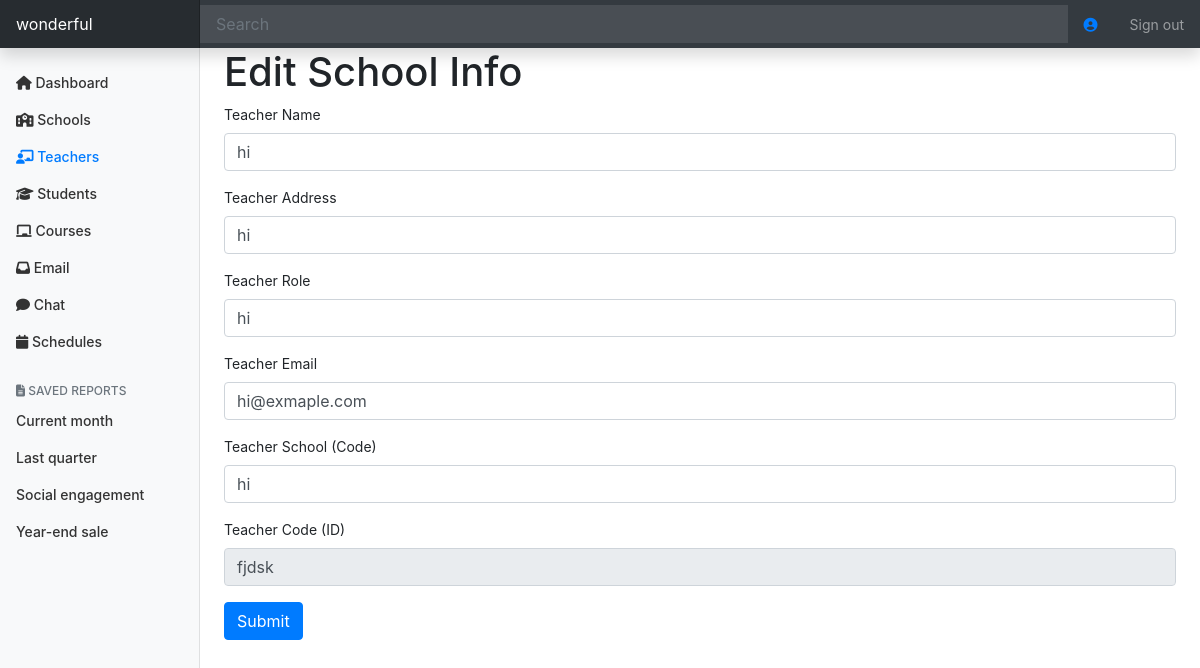
The page /district-admin/world/edit/teacher/fjdsk (signed in) on the database its author committed.
### tables this page shows
CREATE TABLE "districts" (
	"district_id"	INTEGER PRIMARY KEY AUTOINCREMENT,
	"name"	TEXT,
	"motto"	TEXT,
	"logo"	TEXT,
	"address"	TEXT,
	"code"	TEXT
);

CREATE TABLE "users" (
	"user_id"	INTEGER PRIMARY KEY AUTOINCREMENT,
	"school_id"	INTEGER,
	"name"	TEXT,
	"username"	TEXT,
	"password"	TEXT,
	"role"	TEXT,
	"district_id"	INTEGER,
	"email"	TEXT,
	"verification"	TEXT,
	"address"	TEXT,
	"role_description"	INTEGER,
	"code"	TEXT
);

CREATE TABLE "schools" (
	"school_id"	INTEGER PRIMARY KEY AUTOINCREMENT,
	"district_id"	INTEGER,
	"name"	TEXT,
	"address"	TEXT,
	"description"	TEXT,
	"code"	TEXT
);

### app.py (the view)
@app.route("/district-admin/<string:d_code>/edit/teacher/<string:t_code>",
           methods=["GET", "POST"])
def edit_teacher(d_code, t_code):
    user_info = c.execute("SELECT * FROM users WHERE user_id=:user_id", {
        "user_id": session.get("user_id")
    }).fetchall()
    try:
        district = c.execute("SELECT * FROM districts WHERE code=:code", {
            "code": d_code
        }).fetchall()[0][0]
    except IndexError:
        abort(403)
    d_id = c.execute("SELECT district_id FROM districts WHERE code=:code", {
        "code": d_code
    }).fetchall()[0][0]
    try:
        t_id = c.execute(
            "SELECT * FROM users WHERE role='teacher' AND district_id=:d_id AND code=:t_code",
            {
                "d_id": d_id,
                "t_code": t_code
            }).fetchall()[0][0]
    except IndexError:
        return render_template(
            "error.html",
            title="No Teacher Code Found",
            details="No teacher code, please double check. Thanks")
    if request.method == "POST":
        try:
            s_id = c.execute("SELECT school_id FROM schools WHERE code=:code",
                             {
                                 "code": request.form.get("s_code")
                             }).fetchall()[0][0]
        except IndexError:
            return render_template(
                "error.html",
                title="No School Found",
                detail=
                "System didn't found the school code that you substitute in. Please double check.",
                url=f"/district-admin/{d_code}")
        c.execute(
            "UPDATE users SET name=:name, address=:address, role_description=:role_description, email=:email, school_id=:school_id WHERE role='teacher' AND district_id=:district_id AND code=:code",
            {
                "name": request.form.get("name"),
                "address": request.form.get("address"),
                "role_description": request.form.get("role"),
                "email": request.form.get("email"),
                "school_id": s_id,
                "district_id": d_id,
                "code": t_code
            })
        conn.commit()
        return redirect(f"/district-admin/{d_code}/teachers")
    else:
        teacher = c.execute(
            "SELECT * FROM users WHERE role='teacher' AND district_id=:d_id AND code=:t_code",
            {
                "d_id": d_id,
                "t_code": t_code
            }).fetchall()[0]
        print(teacher)
        name = teacher[2]
        address = teacher[9]
        role = teacher[10]
        email = teacher[3]
        s_id = teacher[1]
        s_code = c.execute("SELECT code FROM schools WHERE school_id=:s_id", {
            "s_id": s_id
        }).fetchall()[0][0]
        t_code = teacher[11]
        result = [name, address, role, email, s_code, t_code]
        return render_template("district-admin/edit-teacher.html",
                               teacher=result)

### templates/district-admin/edit-teacher.html (shortened to what this page needs)
{% extends "district-admin/dashboard-layout.html" %}
{% block main %}
    <h1>Edit School Info</h1>
    <form action="/district-admin/{{ session['district_code'] }}/edit/teacher/{{ teacher[5] }}" method="POST">
        <div class="form-group">
            <label for="exampleInputEmail1">Teacher Name</label>
            <input type="text" class="form-control" id="exampleInputEmail1" aria-describedby="emailHelp" name="name" value="{{ teacher[0] }}" required>
        </div>
        <div class="form-group">
            <label for="exampleInputEmail1">Teacher Address</label>
            <input type="text" class="form-control" id="exampleInputEmail1" aria-describedby="emailHelp" name="address" value="{{ teacher[1] }}" required>
        </div>
        <div class="form-group">
            <label for="exampleInputEmail1">Teacher Role</label>
            <input type="text" class="form-control" id="exampleInputEmail1" aria-describedby="emailHelp" name="role" value="{{ teacher[2] }}" required>
        </div>
        <div class="form-group">
            <label for="exampleInputEmail1">Teacher Email</label>
            <input type="email" class="form-control" id="exampleInputEmail1" aria-describedby="emailHelp" name="email" value="{{ teacher[3] }}" required>
        </div>
        <div class="form-group">
            <label for="exampleInputEmail1">Teacher School (Code)</label>
            <input type="text" class="form-control" id="exampleInputEmail1" aria-describedby="emailHelp" name="s_code" value="{{ teacher[4] }}" required>
        </div>
        <div class="form-group">
            <label for="exampleInputEmail1">Teacher Code (ID)</label>
            <input type="text" class="form-control" id="exampleInputEmail1" aria-describedby="emailHelp" name="t_code" value="{{ teacher[5] }}" required readonly>
        </div>
        <button type="submit" class="btn btn-primary">Submit</button>
    </form>
{% endblock %}

### templates/district-admin/dashboard-layout.html (shortened to what this page needs)
<!doctype html>
<html lang="en">
  <head>
    <link rel="stylesheet" href="https://stackpath.bootstrapcdn.com/bootstrap/4.5.0/css/bootstrap.min.css">
    <link href="/static/district-admin-dashboard.css" rel="stylesheet">
  </head>
  <body>
    <nav class="navbar navbar-dark sticky-top bg-dark flex-md-nowrap p-0 shadow">
  <a class="navbar-brand col-md-3 col-lg-2 mr-0 px-3" href="/district-admin/{{ session['district_code'] }}">{{ session["district_name"] }}</a>
  <input class="form-control form-control-dark w-100" type="text" placeholder="Search" aria-label="Search">
  <a class="nav-link" href="/profile"><i class="fas fa-user-circle"></i></a>
  <ul class="navbar-nav px-3">
    <li class="nav-item text-nowrap">
      <a class="nav-link" href="/logout">Sign out</a>
    </li>
  </ul>
</nav>
<div class="container-fluid">
  <div class="row">
    <nav id="sidebarMenu" class="col-md-3 col-lg-2 d-md-block bg-light sidebar collapse">
      <div class="sidebar-sticky pt-3">
        <ul class="nav flex-column">
          <li class="nav-item">
            <a class="nav-link" href="/district-admin/{{ session['district_code'] }}" id="dashboard">
                <i class="fas fa-home"></i>
              Dashboard <span class="sr-only">(current)</span>
            </a>
          </li>
          <li class="nav-item">
            <a class="nav-link" href="/district-admin/{{ session['district_code'] }}/schools" id="schools">
                <i class="fas fa-school"></i>
               Schools
            </a>
          </li>
          <li class="nav-item">
            <a class="nav-link" href="/district-admin/{{ session['district_code'] }}/teachers" id="teachers">
                <i class="fas fa-chalkboard-teacher"></i>
              Teachers
            </a>
          </li>
          <li class="nav-item">
            <a class="nav-link" href="/district-admin/{{ session['district_code'] }}/students" id="students">
                <i class="fas fa-graduation-cap"></i>
              Students
            </a>
          </li>
          <li class="nav-item">
            <a class="nav-link" href="/district-admin/{{ session['district_code'] }}/courses" id="courses">
              <i class="fas fa-chalkboard"></i>
              Courses
            </a>
          </li>
          <li class="nav-item">
            <a class="nav-link" href="/email" id="email">
              <i class="fas fa-inbox"></i>
              Email
            </a>
          </li>
          <li class="nav-item">
            <a class="nav-link" href="/chat" id="chat">
              <i class="fas fa-comment"></i>
              Chat
            </a>
          </li>
          <li class="nav-item">
            <a class="nav-link" href="/district-admin/{{ session['district_code'] }}/schedules" id="schedules">
              <i class="fas fa-calendar"></i>
              Schedules
            </a>
          </li>
        </ul>
        <h6 class="sidebar-heading d-flex justify-content-between align-items-center px-3 mt-4 mb-1 text-muted">
          <span><i class="fas fa-file-alt"></i> Saved reports</span>
        </h6>
        <ul class="nav flex-column mb-2">
          <li class="nav-item">
            <a class="nav-link" href="#">
              Current month
            </a>
          </li>
          <li class="nav-item">
            <a class="nav-link" href="#">
              Last quarter
            </a>
          </li>
          <li class="nav-item">
            <a class="nav-link" href="#">
              Social engagement
            </a>
          </li>
          <li class="nav-item">
            <a class="nav-link" href="#">
              Year-end sale
            </a>
          </li>
        </ul>
      </div>
    </nav>
    <main role="main" class="col-md-9 ml-sm-auto col-lg-10 px-md-4">
        {% block main %}{% endblock %}
    </main>
  </div>
</div>
</html>

### static/district-admin-dashboard.css (style rules this page uses)
body { font-size: .875rem; }
.sidebar { position: fixed; top: 0; bottom: 0; left: 0; z-index: 100; padding: 48px 0 0; box-shadow: inset -1px 0 0 rgba(0, 0, 0, .1); }
.sidebar-sticky { position: relative; top: 0; height: calc(100vh - 48px); padding-top: .5rem; overflow-x: hidden; overflow-y: auto; }
.sidebar .nav-link { font-weight: 500; color: #333; }
.sidebar .nav-link.active { color: #007bff; }
.sidebar-heading { font-size: .75rem; text-transform: uppercase; }
.navbar-brand { padding-top: .75rem; padding-bottom: .75rem; font-size: 1rem; background-color: rgba(0, 0, 0, .25); box-shadow: inset -1px 0 0 rgba(0, 0, 0, .25); }
.navbar .form-control { padding: .75rem 1rem; border-width: 0; border-radius: 0; }
.form-control-dark { color: #fff; background-color: rgba(255, 255, 255, .1); border-color: rgba(255, 255, 255, .1); }

### rows shown on the page
districts: district_name "wonderful"
users: name "hi", address "hi", role "hi", email "hi@exmaple.com", t_code "fjdsk"
schools: s_code "hi"
